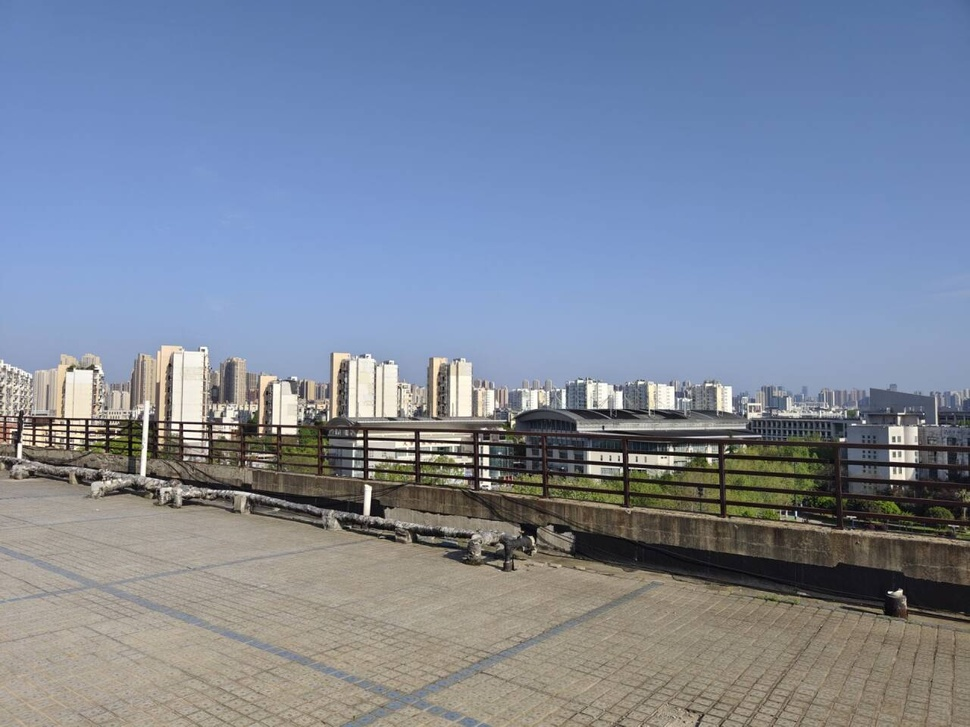
#> input picture openCVclass/my.jpg, 970 x 727 px, shrunk from 1280 x 960 before the run
$ python 4partB.py
#> lines starting #> are read from the running program, lines starting #| are printed output that depends on the picture
'''
灰度图上加上高斯噪声、均匀噪声和椒盐噪声，分别给出原图和对应的污染后的图片，并给出对应的四个直方图
在这个基础上选择合适的滤波器来对这三张噪声图片进行清除噪声，并给出前后对比图
'''

import cv2 as cv
import numpy as np
import matplotlib.pyplot as plt

# 设置字体以支持中文显示
plt.rcParams['font.sans-serif'] = ['SimHei']
plt.rcParams['axes.unicode_minus'] = False

def add_gaussian_noise(image, mean=0, var=0.01):
    """添加高斯噪声"""
    noise = np.random.normal(mean, var**0.5, image.shape)  # 生成高斯噪声
    noisy_image = np.clip(image + noise, 0, 255)  # 添加噪声并限制范围
    return noisy_image.astype(np.uint8)

def add_uniform_noise(image, low=0, high=0.1):
    """添加均匀噪声"""
    noise = np.random.uniform(low, high, image.shape)  # 生成均匀噪声
    noisy_image = np.clip(image + noise * 255, 0, 255)  # 添加噪声并限制范围
    return noisy_image.astype(np.uint8)

def add_salt_and_pepper_noise(image, salt_prob=0.01, pepper_prob=0.01):
    """添加椒盐噪声"""
    noisy_image = np.copy(image)
    total_pixels = image.size
    salt = np.ceil(salt_prob * total_pixels).astype(int)
    pepper = np.ceil(pepper_prob * total_pixels).astype(int)

    # 添加盐噪声
    coords = [np.random.randint(0, i - 1, salt) for i in image.shape]
    noisy_image[coords[0], coords[1]] = 255

    # 添加椒噪声
    coords = [np.random.randint(0, i - 1, pepper) for i in image.shape]
    noisy_image[coords[0], coords[1]] = 0

    return noisy_image

def denoise_image(noisy_image, noise_type):
    """对不同噪声类型选择合适的滤波器进行去噪"""
    if noise_type == '高斯':
        # 对于高斯噪声，使用均值滤波
        return cv.GaussianBlur(noisy_image, (5, 5), 0)
    elif noise_type == '均匀':
        # 对于均匀噪声，使用中值滤波
        return cv.medianBlur(noisy_image, 5)
    elif noise_type == '椒盐':
        # 对于椒盐噪声，使用中值滤波
        return cv.medianBlur(noisy_image, 5)
    else:
        return noisy_image

def plot_comparison(original, noisy, denoised, noise_type):
    """绘制原图、噪声图和去噪后图的对比"""
    plt.figure(figsize=(15, 5))

    # 显示原图
    plt.subplot(1, 3, 1)
    plt.imshow(original, cmap='gray')
    plt.title('原图')
    plt.axis('off')

    # 显示噪声图
    plt.subplot(1, 3, 2)
    plt.imshow(noisy, cmap='gray')
    plt.title(f'{noise_type}噪声图')
    plt.axis('off')

    # 显示去噪后图
    plt.subplot(1, 3, 3)
    plt.imshow(denoised, cmap='gray')
    plt.title(f'去噪后图 ({noise_type})')
    plt.axis('off')

    plt.tight_layout()
    plt.show()

def main(image_path):
    # 读取灰度图像
#> called with image_path = 'my.jpg'
    img = cv.imread(image_path, cv.IMREAD_GRAYSCALE)
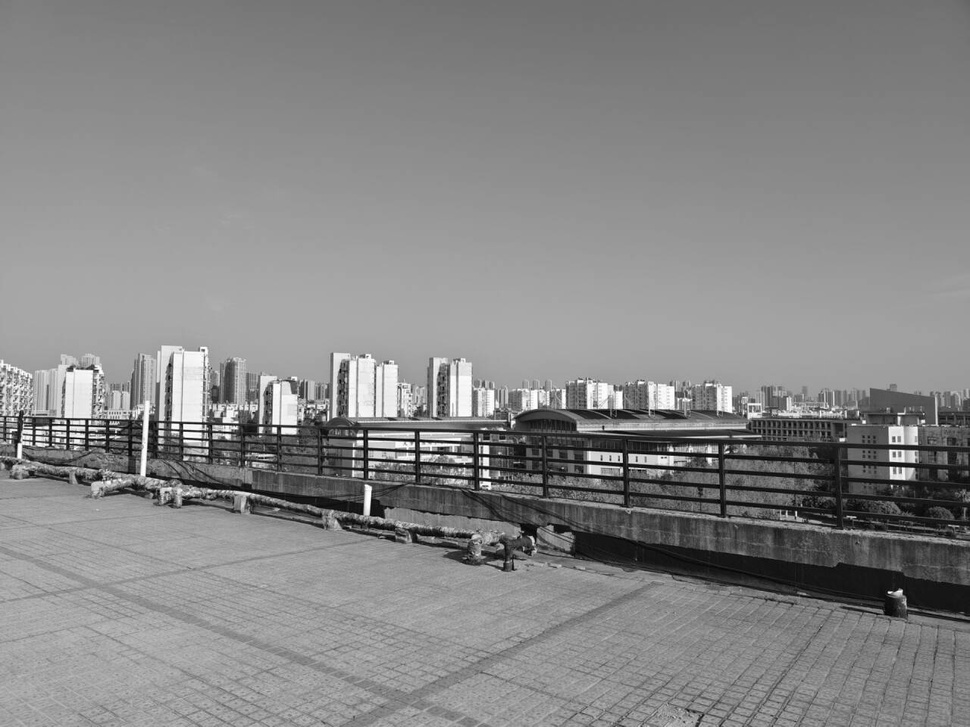
#> img: shape (727, 970); min 0, max 255, mean 134.5

    # 添加高斯噪声并去噪
    noisy_gaussian = add_gaussian_noise(img)
    denoised_gaussian = denoise_image(noisy_gaussian, '高斯')
    plot_comparison(img, noisy_gaussian, denoised_gaussian, '高斯')
#> in plot_comparison, `plt.show()`:
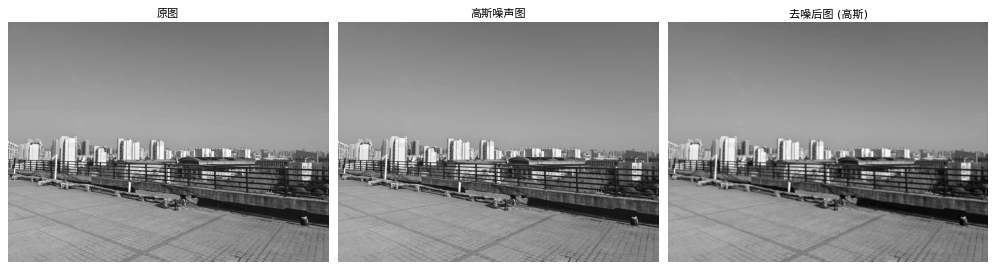
#> figure drawn by matplotlib, 3 panels

    # 添加均匀噪声并去噪
    noisy_uniform = add_uniform_noise(img)
    denoised_uniform = denoise_image(noisy_uniform, '均匀')
#> call 2 of denoise_image, with noise_type = '均匀'
#> in denoise_image (call 2), `return cv.medianBlur(noisy_image, 5)`:
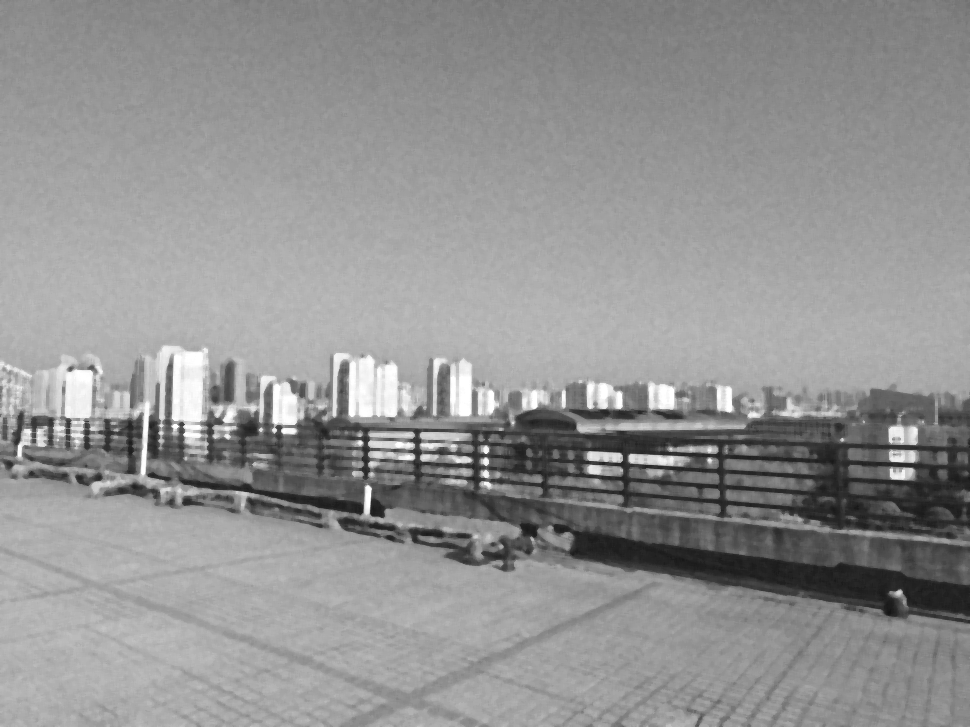
#> returned value: shape (727, 970); min 20, max 255, mean 146.7
    plot_comparison(img, noisy_uniform, denoised_uniform, '均匀')
#> call 2 of plot_comparison, with noise_type = '均匀'
#> in plot_comparison (call 2), `plt.show()`:
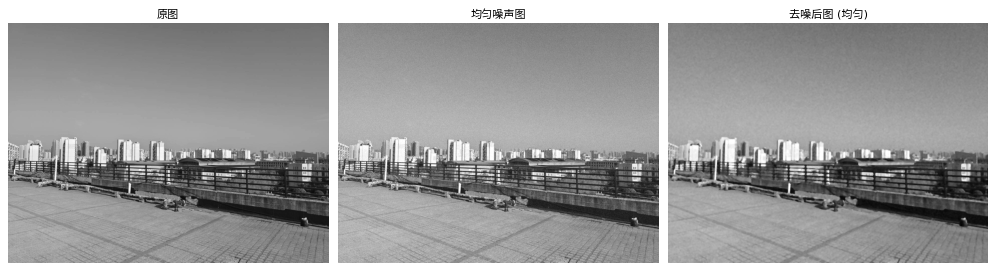
#> figure drawn by matplotlib, 3 panels

    # 添加椒盐噪声并去噪
    noisy_sp = add_salt_and_pepper_noise(img)
#> in add_salt_and_pepper_noise, `noisy_image[coords[0], coords[1]] = 0`:
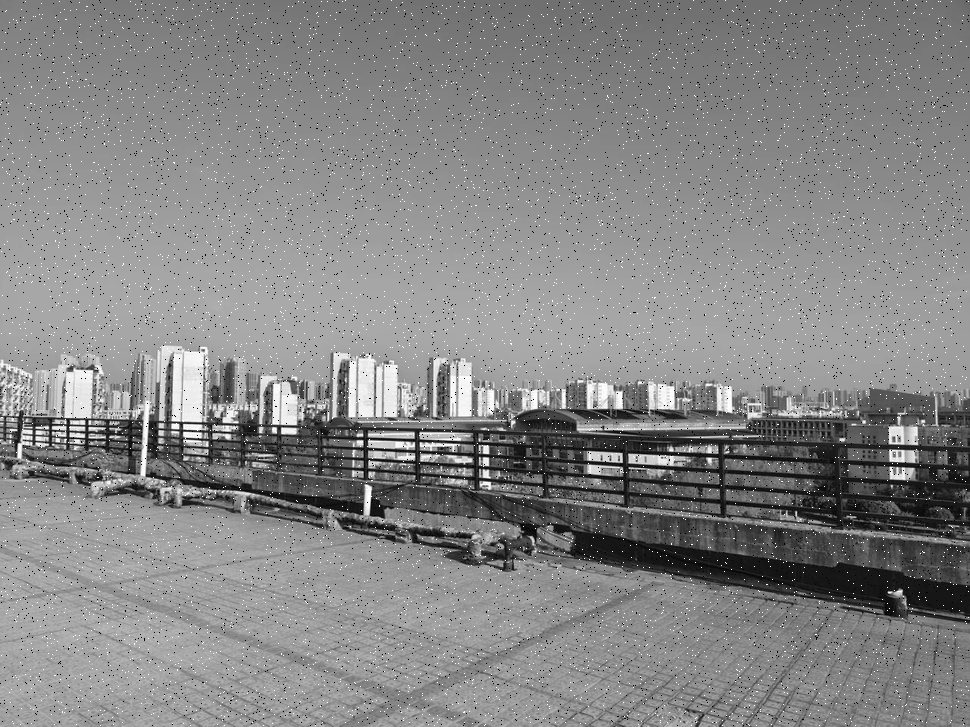
#> noisy_image: shape (727, 970); min 0, max 255, mean 134.3
    denoised_sp = denoise_image(noisy_sp, '椒盐')
    plot_comparison(img, noisy_sp, denoised_sp, '椒盐')

# 调用主函数，输入图像路径
main('my.jpg')
